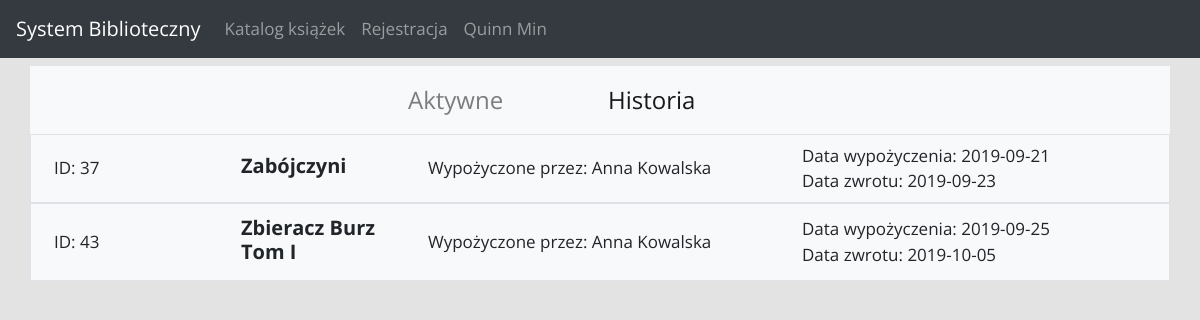
/user_lends_history.php (signed in), run on the app's committed database.
### tables this page shows
CREATE TABLE `wypozyczenie` (
  `id_wyp` int(11) NOT NULL,
  `czytelnik` varchar(40) NOT NULL,
  `pracownik` int(11) NOT NULL,
  `id_egzemplarza` int(11) NOT NULL,
  `od` date NOT NULL,
  `do` date DEFAULT NULL,
  `data_zwrotu` date DEFAULT NULL
);

CREATE TABLE `szczegoly` (
  `ISBN` varchar(13) NOT NULL,
  `nazwa` varchar(40) NOT NULL,
  `autor` varchar(50) NOT NULL,
  `tytul_oryginalu` varchar(50) NOT NULL,
  `gatunek` varchar(25) NOT NULL,
  `opis` text NOT NULL,
  `wydawnictwo` int(11) NOT NULL,
  `cover` text NOT NULL
);

CREATE TABLE `pracownik` (
  `id_pracownika` int(11) NOT NULL,
  `imie` text NOT NULL,
  `nazwisko` text NOT NULL,
  `email` varchar(40) NOT NULL,
  `haslo` text NOT NULL,
  `adres` text NOT NULL,
  `data_ur` date NOT NULL,
  `plec` char(1) NOT NULL,
  `telefon` varchar(11) NOT NULL
);

### user_lends_history.php (the view, shortened to what this page needs)
<!DOCTYPE html>
<html>
    <head>
        <link href="bootstrap/bootstrap.min.css" rel="stylesheet">
        <link rel="stylesheet" type="text/css" href="main.css">
    </head>
<body>
<header>
    <nav class="navbar navbar-dark bg-dark navbar-expand-lg">
        <a href="index.php" class="navbar-brand d-inline-block">System Biblioteczny</a>
        <div class="collapse navbar-collapse" id="mainmenu">
            <ul class="navbar-nav mr-auto">
                <li class="nav-item">
                    <a href="katalog.php" class="nav-link">Katalog książek</a>
                </li>
                <li class="nav-item">
                    <a href="register.php" class="nav-link">Rejestracja</a>
                </li>
                <?php
                    if(isset($_SESSION["zalogowany"])){
                        echo "
                        <li class='nav-item dropdown'>
                            <a href='#' class='nav-link dropdown-toggl' data-toggle='dropdown' role='button' aria-haspopup='true' aria-expanded='false' id='submenu'>".
                            $_SESSION['imie']." ".$_SESSION['nazwisko']."</a>
                            <div class='dropdown-menu' aria-labelledby='submenu'>
                                <a href='user_lends.php' class='dropdown-item'>Moje wypożyczenia</a>
                                <a href='settings.php' class='dropdown-item'>Ustawiena konta</a>
                                <div class='dropdown-divider'></div>
                                <a href='logout.php' class='dropdown-item'>Wyloguj się </a>
                            </div>
                        </li>";
                    }else {
                        echo "
                            <li class='nav-item'>
                                <a href='login_form.php' class='nav-link'>Logowanie</a>
                            </li>
                        ";
                    }
                ?>
            </ul>
        </div>
    </nav>
</header>
<main>
    <section class="main_page">
        <div class="container mt-2 bg-light text-body">
            <main>
            <nav class="navbar navbar-expand-lg navbar-light bg-light user_subnav">
                <ul class="navbar-nav mx-auto">
                    <li class="nav-item">
                        <a href="user_lends.php" class="nav-link">Aktywne</a>
                    </li>
                    <li class="nav-item">
                        <a href="user_lends_history.php" class="nav-link  active">Historia</a>
                    </li>
                </ul>
            </nav>
                <?php
                    require_once "database.php";
                    $email = $_SESSION['email'];
                    $query = $db->query("SELECT wypozyczenie.id_wyp, pracownik.imie, pracownik.nazwisko, wypozyczenie.od, wypozyczenie.data_zwrotu, szczegoly.nazwa FROM wypozyczenie, pracownik, szczegoly, egzemplarz WHERE wypozyczenie.czytelnik='$email' AND wypozyczenie.pracownik=pracownik.id_pracownika AND wypozyczenie.id_egzemplarza=egzemplarz.id_egzemplarza AND egzemplarz.ISBN=szczegoly.ISBN AND data_zwrotu IS NOT NULL");
                    $result = $query->fetchAll();
                    foreach ($result as $row => $value) {
                    echo '
                        <div class="book_tab_min row border p-2">
                            <div class="book_info col-2 text-left my-auto">
                                <span class="text-left mt-1">ID: '.$value["id_wyp"].'</span>
                            </div>
                            <div class="book_info col-2 text-left my-auto">
                                <h2 class="h3 text-left mt-1">'.$value["nazwa"].'</h2>
                            </div>
                            <div class="book_info col-4 text-left my-auto">
                                <span class="text-left">Wypożyczone przez: '.$value['imie'].' '.$value['nazwisko'].'</span>
                            </div>
                            <div class="book_info col-4 text-left my-auto">
                                <span class="d-block text-left">Data wypożyczenia: '.$value['od'].'</span>
                                <span class="d-block text-left">Data zwrotu: '.$value['data_zwrotu'].'</span>
                            </div>
                        </div>
                        ';
                    }
                ?>
            </main>
        </div>
    </section>
</main>
</body>
</html>

### main.css (style rules this page uses)
body { background-color: #e3e3e3; font-family: 'Open Sans', sans-serif; font-size: 17px; }
.h3 { font-size: 20px; font-weight: bold; }
.user_subnav { font-size: 24px; }
.user_subnav a { width: 200px; }

### data on the page
wypozyczenie: id_wyp "37", szczegoly.nazwa "Zabójczyni", pracownik.imie "Anna", pracownik.nazwisko "Kowalska", od "2019-09-21", data_zwrotu "2019-09-23"
wypozyczenie: id_wyp "43", szczegoly.nazwa "Zbieracz Burz Tom I", pracownik.imie "Anna", pracownik.nazwisko "Kowalska", od "2019-09-25", data_zwrotu "2019-10-05"

### other printed values
$_SESSION['imie'] "Quinn"
$_SESSION['nazwisko'] "Min"
